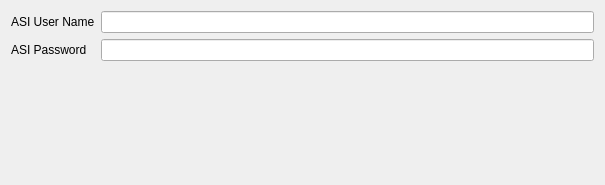
<?xml version="1.0" encoding="UTF-8"?>
<ui version="4.0">
 <class>Form</class>
 <widget class="QWidget" name="Form">
  <property name="geometry">
   <rect>
    <x>0</x>
    <y>0</y>
    <width>605</width>
    <height>185</height>
   </rect>
  </property>
  <property name="windowTitle">
   <string>Form</string>
  </property>
  <layout class="QFormLayout" name="formLayout_2">
   <item row="0" column="0" colspan="2">
    <layout class="QFormLayout" name="formLayout">
     <property name="fieldGrowthPolicy">
      <enum>QFormLayout::FieldGrowthPolicy::ExpandingFieldsGrow</enum>
     </property>
     <item row="0" column="0">
      <widget class="QLabel" name="label">
       <property name="text">
        <string>ASI User Name</string>
       </property>
      </widget>
     </item>
     <item row="0" column="1">
      <widget class="QLineEdit" name="ASIUserName">
       <property name="text">
        <string/>
       </property>
      </widget>
     </item>
     <item row="1" column="0">
      <widget class="QLabel" name="label_2">
       <property name="text">
        <string>ASI Password</string>
       </property>
      </widget>
     </item>
     <item row="1" column="1">
      <widget class="QLineEdit" name="ASIPassword">
       <property name="text">
        <string/>
       </property>
      </widget>
     </item>
    </layout>
   </item>
  </layout>
 </widget>
 <resources/>
 <connections/>
</ui>
